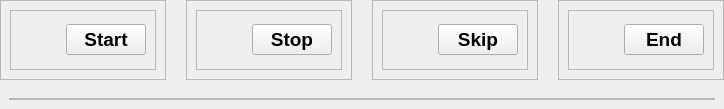
         <widget class="QWidget" name="Run_Page">
          <layout class="QVBoxLayout" name="verticalLayout">
           <property name="spacing">
            <number>0</number>
           </property>
           <property name="leftMargin">
            <number>0</number>
           </property>
           <property name="topMargin">
            <number>0</number>
           </property>
           <property name="rightMargin">
            <number>0</number>
           </property>
           <property name="bottomMargin">
            <number>0</number>
           </property>
           <item>
            <widget class="QWidget" name="cardsFrame" native="true">
             <layout class="QHBoxLayout" name="horizontalLayout_7">
              <property name="spacing">
               <number>20</number>
              </property>
              <property name="leftMargin">
               <number>0</number>
              </property>
              <property name="topMargin">
               <number>0</number>
              </property>
              <property name="rightMargin">
               <number>0</number>
              </property>
              <property name="bottomMargin">
               <number>0</number>
              </property>
              <item>
               <widget class="QFrame" name="card1">
                <property name="minimumSize">
                 <size>
                  <width>160</width>
                  <height>0</height>
                 </size>
                </property>
                <property name="frameShape">
                 <enum>QFrame::StyledPanel</enum>
                </property>
                <property name="frameShadow">
                 <enum>QFrame::Raised</enum>
                </property>
                <layout class="QVBoxLayout" name="verticalLayout_2">
                 <item>
                  <widget class="QFrame" name="frame_2">
                   <property name="frameShape">
                    <enum>QFrame::StyledPanel</enum>
                   </property>
                   <property name="frameShadow">
                    <enum>QFrame::Raised</enum>
                   </property>
                   <layout class="QHBoxLayout" name="horizontalLayout_8">
                    <item>
                     <widget class="QLabel" name="label_3">
                      <property name="minimumSize">
                       <size>
                        <width>40</width>
                        <height>40</height>
                       </size>
                      </property>
                      <property name="maximumSize">
                       <size>
                        <width>40</width>
                        <height>40</height>
                       </size>
                      </property>
                      <property name="text">
                       <string/>
                      </property>
                      <property name="pixmap">
                       <pixmap resource="../../../../../../mnt/WinC/Linux_Files/PracticeInLinux/pypy/cipher/tabui12/tabui11/resource.qrc">:/Icons/assets/Icons/play.png</pixmap>
                      </property>
                      <property name="scaledContents">
                       <bool>true</bool>
                      </property>
                     </widget>
                    </item>
                    <item>
                     <widget class="QPushButton" name="RunButton">
                      <property name="font">
                       <font>
                        <pointsize>14</pointsize>
                        <weight>75</weight>
                        <bold>true</bold>
                       </font>
                      </property>
                      <property name="text">
                       <string>Start</string>
                      </property>
                     </widget>
                    </item>
                   </layout>
                  </widget>
                 </item>
                </layout>
               </widget>
              </item>
              <item>
               <widget class="QFrame" name="card2">
                <property name="minimumSize">
                 <size>
                  <width>160</width>
                  <height>0</height>
                 </size>
                </property>
                <property name="frameShape">
                 <enum>QFrame::StyledPanel</enum>
                </property>
                <property name="frameShadow">
                 <enum>QFrame::Raised</enum>
                </property>
                <layout class="QVBoxLayout" name="verticalLayout_3">
                 <item>
                  <widget class="QFrame" name="frame_3">
                   <property name="frameShape">
                    <enum>QFrame::StyledPanel</enum>
                   </property>
                   <property name="frameShadow">
                    <enum>QFrame::Raised</enum>
                   </property>
                   <layout class="QHBoxLayout" name="horizontalLayout_9">
                    <item>
                     <widget class="QLabel" name="label_6">
                      <property name="minimumSize">
                       <size>
                        <width>40</width>
                        <height>40</height>
                       </size>
                      </property>
                      <property name="maximumSize">
                       <size>
                        <width>40</width>
                        <height>40</height>
                       </size>
                      </property>
                      <property name="text">
                       <string/>
                      </property>
                      <property name="pixmap">
                       <pixmap resource="../../../../../../mnt/WinC/Linux_Files/PracticeInLinux/pypy/cipher/tabui12/tabui11/resource.qrc">:/Icons/assets/Icons/skip-forward.png</pixmap>
                      </property>
                      <property name="scaledContents">
                       <bool>true</bool>
                      </property>
                     </widget>
                    </item>
                    <item>
                     <widget class="QPushButton" name="StopButton">
                      <property name="font">
                       <font>
                        <pointsize>14</pointsize>
                        <weight>75</weight>
                        <bold>true</bold>
                       </font>
                      </property>
                      <property name="text">
                       <string>Stop</string>
                      </property>
                     </widget>
                    </item>
                   </layout>
                  </widget>
                 </item>
                </layout>
               </widget>
              </item>
              <item>
               <widget class="QFrame" name="card4">
                <property name="minimumSize">
                 <size>
                  <width>160</width>
                  <height>0</height>
                 </size>
                </property>
                <property name="frameShape">
                 <enum>QFrame::StyledPanel</enum>
                </property>
                <property name="frameShadow">
                 <enum>QFrame::Raised</enum>
                </property>
                <layout class="QVBoxLayout" name="verticalLayout_5">
                 <item>
                  <widget class="QFrame" name="frame_4">
                   <property name="frameShape">
                    <enum>QFrame::StyledPanel</enum>
                   </property>
                   <property name="frameShadow">
                    <enum>QFrame::Raised</enum>
                   </property>
                   <layout class="QHBoxLayout" name="horizontalLayout_11">
                    <item>
                     <widget class="QLabel" name="label_12">
                      <property name="minimumSize">
                       <size>
                        <width>40</width>
                        <height>40</height>
                       </size>
                      </property>
                      <property name="maximumSize">
                       <size>
                        <width>40</width>
                        <height>40</height>
                       </size>
                      </property>
                      <property name="text">
                       <string/>
                      </property>
                      <property name="pixmap">
                       <pixmap resource="../../../../../../mnt/WinC/Linux_Files/PracticeInLinux/pypy/cipher/tabui12/tabui11/resource.qrc">:/Icons/assets/Icons/fast-forward.png</pixmap>
                      </property>
                      <property name="scaledContents">
                       <bool>true</bool>
                      </property>
                     </widget>
                    </item>
                    <item>
                     <widget class="QPushButton" name="SkipButton">
                      <property name="font">
                       <font>
                        <pointsize>14</pointsize>
                        <weight>75</weight>
                        <bold>true</bold>
                       </font>
                      </property>
                      <property name="text">
                       <string>Skip</string>
                      </property>
                     </widget>
                    </item>
                   </layout>
                  </widget>
                 </item>
                </layout>
               </widget>
              </item>
              <item>
               <widget class="QFrame" name="card3">
                <property name="minimumSize">
                 <size>
                  <width>160</width>
                  <height>0</height>
                 </size>
                </property>
                <property name="frameShape">
                 <enum>QFrame::StyledPanel</enum>
                </property>
                <property name="frameShadow">
                 <enum>QFrame::Raised</enum>
                </property>
                <layout class="QVBoxLayout" name="verticalLayout_4">
                 <item>
                  <widget class="QFrame" name="frame_5">
                   <property name="frameShape">
                    <enum>QFrame::StyledPanel</enum>
                   </property>
                   <property name="frameShadow">
                    <enum>QFrame::Raised</enum>
                   </property>
                   <layout class="QHBoxLayout" name="horizontalLayout_10">
                    <item>
                     <widget class="QLabel" name="label_9">
                      <property name="minimumSize">
                       <size>
                        <width>40</width>
                        <height>40</height>
                       </size>
                      </property>
                      <property name="maximumSize">
                       <size>
                        <width>40</width>
                        <height>40</height>
                       </size>
                      </property>
                      <property name="text">
                       <string/>
                      </property>
                      <property name="pixmap">
                       <pixmap resource="../../../../../../mnt/WinC/Linux_Files/PracticeInLinux/pypy/cipher/tabui12/tabui11/resource.qrc">:/Icons/assets/Icons/x-octagon.png</pixmap>
                      </property>
                      <property name="scaledContents">
                       <bool>true</bool>
                      </property>
                     </widget>
                    </item>
                    <item>
                     <widget class="QPushButton" name="EndButton">
                      <property name="font">
                       <font>
                        <pointsize>14</pointsize>
                        <weight>75</weight>
                        <bold>true</bold>
                       </font>
                      </property>
                      <property name="text">
                       <string>End</string>
                      </property>
                     </widget>
                    </item>
                   </layout>
                  </widget>
                 </item>
                </layout>
               </widget>
              </item>
             </layout>
            </widget>
           </item>
           <item>
            <widget class="QWidget" name="mainFrame" native="true">
             <layout class="QHBoxLayout" name="horizontalLayout_12">
              <property name="leftMargin">
               <number>0</number>
              </property>
              <property name="rightMargin">
               <number>0</number>
              </property>
              <property name="bottomMargin">
               <number>0</number>
              </property>
              <item>
               <widget class="QWidget" name="widget" native="true">
                <property name="sizePolicy">
                 <sizepolicy hsizetype="Preferred" vsizetype="Expanding">
                  <horstretch>0</horstretch>
                  <verstretch>0</verstretch>
                 </sizepolicy>
                </property>
                <layout class="QVBoxLayout" name="verticalLayout_6">
                 <item>
                  <widget class="QFrame" name="Canvas_Residual">
                   <property name="sizePolicy">
                    <sizepolicy hsizetype="Preferred" vsizetype="Expanding">
                     <horstretch>0</horstretch>
                     <verstretch>0</verstretch>
                    </sizepolicy>
                   </property>
                   <property name="minimumSize">
                    <size>
                     <width>0</width>
                     <height>0</height>
                    </size>
                   </property>
                   <property name="frameShape">
                    <enum>QFrame::StyledPanel</enum>
                   </property>
                   <property name="frameShadow">
                    <enum>QFrame::Raised</enum>
                   </property>
                   <layout class="QVBoxLayout" name="Layout_ResidualPlot">
                    <property name="spacing">
                     <number>0</number>
                    </property>
                    <property name="leftMargin">
                     <number>0</number>
                    </property>
                    <property name="topMargin">
                     <number>0</number>
                    </property>
                    <property name="rightMargin">
                     <number>0</number>
                    </property>
                    <property name="bottomMargin">
                     <number>0</number>
                    </property>
                   </layout>
                  </widget>
                 </item>
                </layout>
               </widget>
              </item>
             </layout>
            </widget>
           </item>
          </layout>
         </widget>
